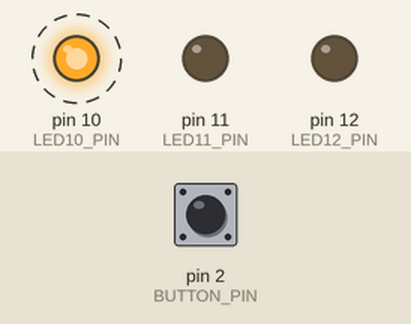
A sketch run on a simulated Arduino Uno, built with avr-gcc and run on an emulated ATmega328P. Shown: output pins drawn as LEDs (lit = HIGH). Dashed ring = blinking. The test bench sets the inputs (shaded band); at power-on: pin 2 (BUTTON_PIN) HIGH.

Above: at 1.2 s.
1.3 s: pin 2 (BUTTON_PIN) pulled LOW for 0.15 s
At 3.3 s:
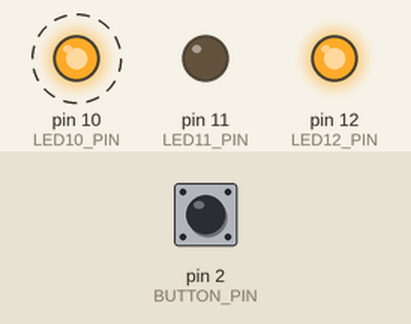
4.4 s: pin 2 (BUTTON_PIN) pulled LOW for 1 s
At 7.6 s:
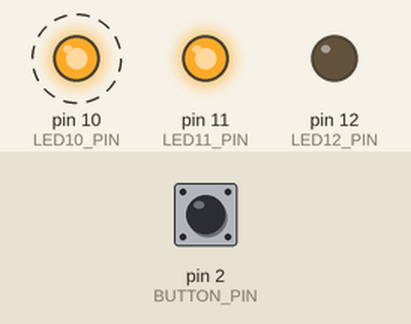
8.4 s: pin 2 (BUTTON_PIN) pulled LOW for 3.2 s
At 12.6 s:
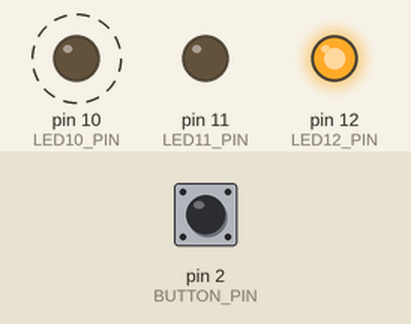
Timing chart, 0 to 20.6 s (numbered marks = the images above; inputs shaded):
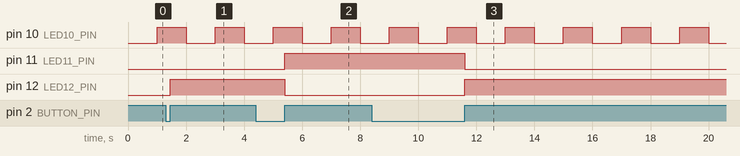

Measured:
- after the input at 1.3 s, pin 12 (LED12_PIN): LOW → HIGH after 0.15 s
- after the input at 4.4 s, pin 11 (LED11_PIN): LOW → HIGH after 1.0 s; pin 12 (LED12_PIN): HIGH → LOW after 1.0 s
- after the input at 8.4 s, pin 11 (LED11_PIN): HIGH → LOW after 3.2 s; pin 12 (LED12_PIN): LOW → HIGH after 3.2 s
- by itself, pin 10 (LED10_PIN): alternates HIGH for 1.0 s and LOW for 1.0 s

The sketch:

Millis_Debounce_Toggle.ino
```cpp
// This reminds me those christmas lights and the button they have to toggle their states

#define BUTTON_PIN 2
#define LED10_PIN 10
#define LED11_PIN 11
#define LED12_PIN 12

unsigned long lastTimeButtonStateChanged = millis();
unsigned long debounceDelay = 50;

unsigned long lastTimeLED10Blinked = millis();
unsigned long blinkDelay = 1000;

byte stateLED10 = LOW;
byte buttonState = LOW;

int toggleLEDState = 1;

//LED10 blinking
void blinkLED10() {
  if(stateLED10 == HIGH) {
    stateLED10 = LOW;
  }
  else {
  	stateLED10 = HIGH;
  }
  digitalWrite(LED10_PIN, stateLED10);
}

//Toggle states of LEDs 11 & 12
void toggleOtherLEDs() {
  if (toggleLEDState == 1) {
    toggleLEDState = 2;
    digitalWrite(LED11_PIN, LOW);
    digitalWrite(LED12_PIN, HIGH);
  }
  else {
    toggleLEDState = 1;
    digitalWrite(LED11_PIN, HIGH);
    digitalWrite(LED12_PIN, LOW);
  }
}


void setup(){
  pinMode(LED10_PIN, OUTPUT);
  pinMode(LED11_PIN, OUTPUT);
  pinMode(LED12_PIN, OUTPUT);

  pinMode(BUTTON_PIN, INPUT);
  buttonState = digitalRead(BUTTON_PIN);
}


void loop(){
  unsigned long currentTime = millis();

  if(currentTime - lastTimeLED10Blinked > blinkDelay) { //delay the blinking
  	lastTimeLED10Blinked += blinkDelay;
    blinkLED10();
  }


  if(currentTime - lastTimeButtonStateChanged > debounceDelay) { //debouncing
    byte newButtonState = digitalRead(BUTTON_PIN);
    if(buttonState != newButtonState){
      	lastTimeButtonStateChanged = currentTime;
    	buttonState = newButtonState; //toggle state
      if(buttonState == HIGH)
        toggleOtherLEDs(); //toggle LEDs 11 & 12 while LED 10 is blinking
    }
  }
}
```
